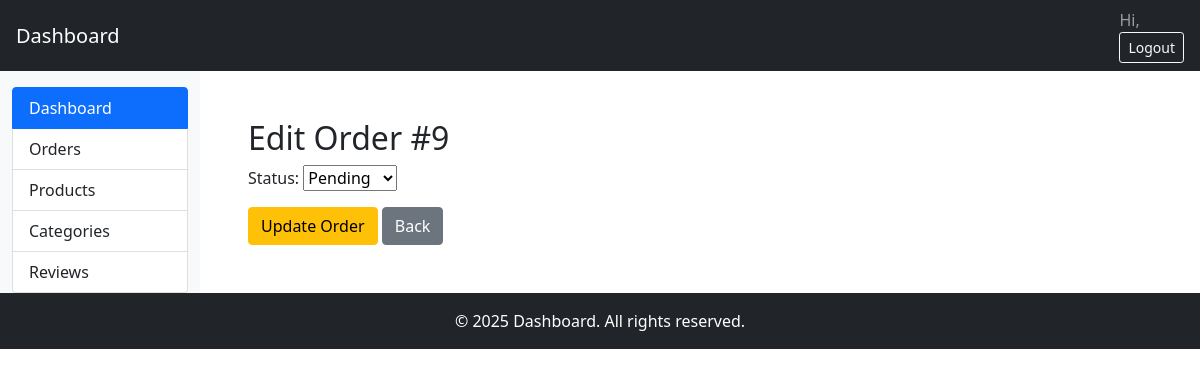
/shop/orders/9/update/, run on an earlier commit of the app's database.
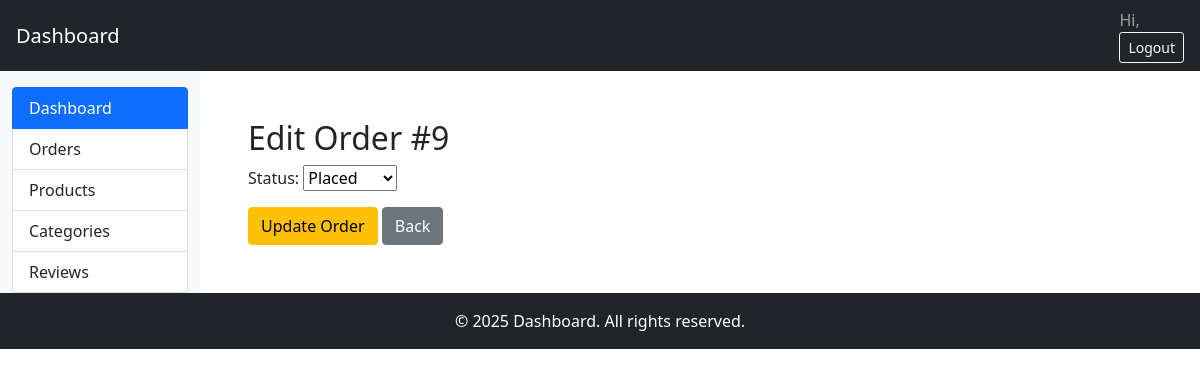
And on a later commit of the database.
### shop/models.py (models this page shows, shortened)
class Order(models.Model):
    STATUS_OPTIONS = [
        ('PENDING', 'Pending'),
        ('PLACED', 'Placed'),
        ('DELIVERED', 'Delivered'),
        ('CANCELED', 'Canceled'),
    ]
    ordered_by = models.ForeignKey(User, on_delete=models.CASCADE, related_name='ordered_by')
    ordered_on = models.DateTimeField(auto_now_add=True)
    status = models.CharField(max_length=10, choices=STATUS_OPTIONS)

### shop/views.py (the view)
# urls.py: path('orders/<int:pk>/update/', OrderUpdateView.as_view(), name='order_update'),
class OrderUpdateView(UpdateView):
    model = Order
    form_class = OrderForm
    template_name = 'shop/order/order_update.html'
    success_url = reverse_lazy('shop:order_list')

### shop/forms.py
class OrderForm(forms.ModelForm):
    class Meta:
        model = Order
        fields = ['status']

### shop/templates/shop/order/order_update.html (shortened to what this page needs)
{% extends 'dashboard.html' %}
{% block content %}
<div class="container mt-4">
  <h2>Edit Order #{{ object.pk }}</h2>
  <form method="post" novalidate>
    {{ form.as_p|safe }}
    <button type="submit" class="btn btn-warning">Update Order</button>
    <a href="{% url 'shop:order_list' %}" class="btn btn-secondary">Back</a>
  </form>
</div>
{% endblock %}

What changed in the data, as far as the page shows it:
changed Order id 9: status "Pending" → "Placed"
